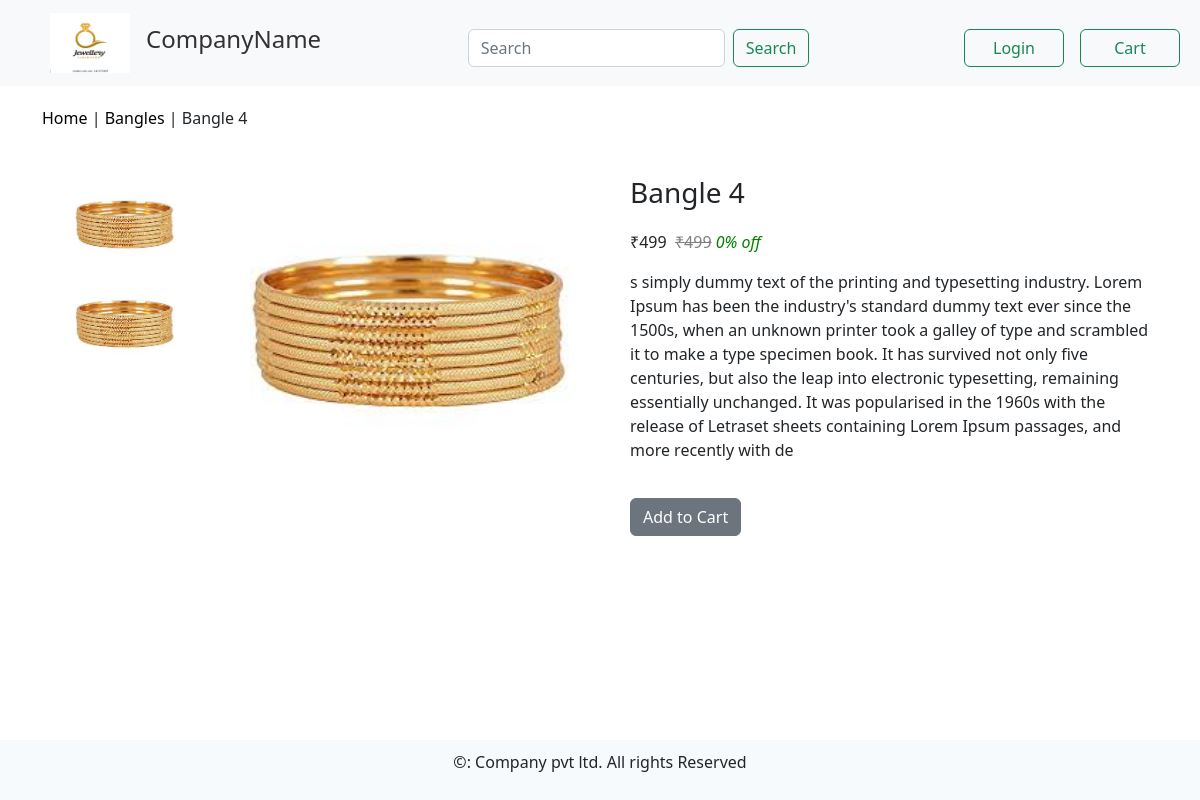
The app's page /products/detail/bangles/bangle-4/ with its own data.
### products/models.py (models this page shows, shortened)
class Product(models.Model):
    product_name = models.CharField(max_length=250)
    product_description = models.TextField(null=True, blank=True)
    product_price = models.IntegerField()
    product_discount = models.IntegerField(null=True, blank=True, default=0)
    product_final_price = models.IntegerField()
    product_slug = models.SlugField(unique=True, max_length=250, null=True, blank=True)
    product_category = models.ForeignKey(Category,on_delete=models.SET_NULL, null=True, blank=True)
    product_img = models.ImageField(upload_to='ProductImages', null=True, blank=True)
    stock = models.IntegerField(default=10)
    created = models.DateTimeField(auto_now_add=True)
    updated = models.DateTimeField(auto_now=True)
    objects = ModelManage()

class Category(models.Model):
    category_name = models.CharField(max_length=250)
    category_slug = models.SlugField(unique=True, max_length=250, null=True, blank=True)
    category_image = models.ImageField(upload_to='CategoryImages/')
    def get_category_url(self):
        return reverse("products:home_view",kwargs={'category':self.category_slug})
    def __str__(self):
        return self.category_name

class ProductImages(models.Model):
    product = models.ForeignKey(Product, on_delete=models.CASCADE)
    product_image = models.ImageField(upload_to='ProductImages')

### products/views.py (the view)
# urls.py: path('detail/<slug:cat>/<slug:prd>/', views.product_detail_view, name='product_detail_view')
def product_detail_view(request, cat=None, prd=None):
    product_images = None
    product = None
    try:
        category = Category.objects.get(category_slug=cat)
        product = Product.objects.get(product_category=category, product_slug=prd)
        product_images = ProductImages.objects.all().filter(product=product)
    except:
        pass
    return render(request, 'products/detail.html', {'product':product, 'product_images':product_images})

### templates/products/detail.html
{% extends 'base.html' %}
{% block content %}
<div class="container">
    <div class="row product_path">
        <div>
            <p><a class="product_path_links" href="{% url 'products:home_view' %}">Home</a> | <a class="product_path_links" href="{{ product.product_category.get_category_url }}">{{ product.product_category }}</a> | {{ product.product_name }}</p>
        </div>
    </div>
    <div class="row">
            <div class="col-2 product-image-div">
                <a href=""><img class="product-image" src="{{ product.product_img.url }}" alt="" width="60%"></a>
                {% for prd in product_images%}
                    <a href=""><img src="{{ prd.product_image.url }}" alt="" width="60%"></a>
                {% endfor %}
            </div>
            <div class="col-10 col-md-4 product-image-div">
                <img class="product-image" src="{{ product.product_img.url }}" alt="" width="90%">
            </div>
        <div class="col-md-6 product-text-div">
            <h3>{{ product.product_name }}</h3>
            <p class="product-price">&#x20B9;{{ product.product_final_price }} &nbsp;<del style="color: gray;">&#x20B9;{{ product.product_price }}</del> <em style="color: green;">{{ product.product_discount }}% off</em></p>
            <p class="product-description">{{ product.product_description }}</p>
            <a class="btn btn-secondary add-to-cart-btn" href="{% url 'cart:add_cart' product.id  %}">Add to Cart</a>
        </div>
    </div>
</div>
{% endblock %}

### static/css/detail_style.css (style rules this page uses)
.product_path { padding-top: 20px; }
.product_path_links { text-decoration: none; color: black; }
.product-image-div { justify-content: center; text-align: center; margin-top: 30px; }
.product-text-div { margin-top: 30px; padding-left: 30px; }
.product-price { margin-top: 20px; }
.add-to-cart-btn { margin-top: 20px; }

### records on screen
Product: product_category "Bangles", product_name "Bangle 4", product_img (picture), product_final_price "499", product_price "499", product_discount "0", product_description "s simply dummy text of the printing and typesetting industry. Lorem Ipsum has been the industry's standard dummy text ever since the 1500s, when an unknown printer took a galley of type and scrambled it to make a type specimen book. It has survived not only five centuries, but also the leap into electronic typesetting, remaining essentially unchanged. It was popularised in the 1960s with the release of Letraset sheets containing Lorem Ipsum passages, and more recently with de"
ProductImages: product_image (picture)
